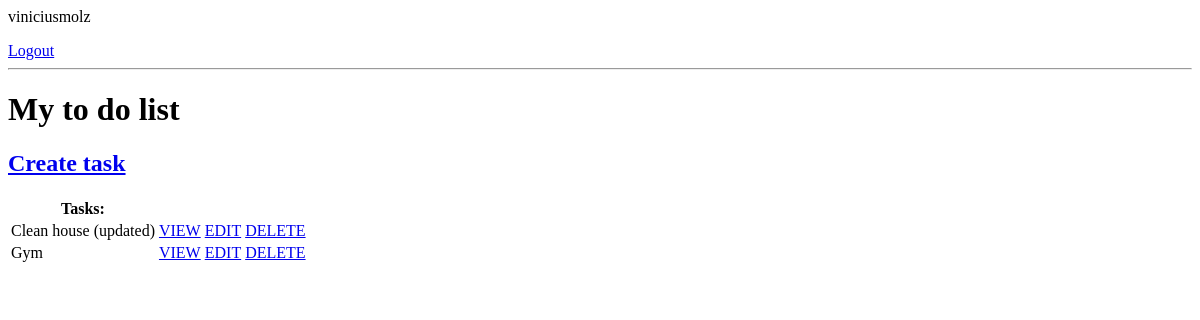
The app's page / (signed in), older data.
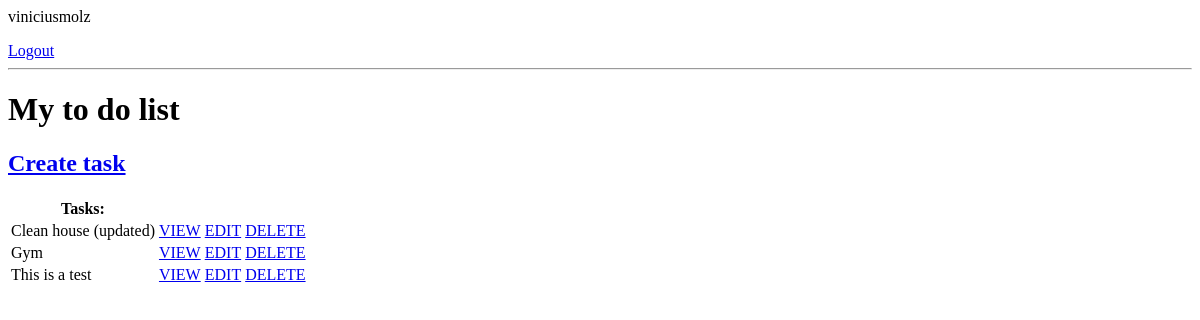
The same page, newer data.
### base/models.py (models this page shows, shortened)
class Task(models.Model):
    user = models.ForeignKey(User, on_delete=models.CASCADE, null=True, blank=True)
    title = models.CharField(max_length=200)
    description = models.TextField(null=True, blank=True)
    complete = models.BooleanField(default=False)
    created = models.DateTimeField(auto_now_add=True)
    class Meta:
        ordering = ['complete']

### base/views.py (the view)
# urls.py: path('', TaskList.as_view(), name='tasks'),
class TaskList(LoginRequiredMixin, ListView):
    model = Task
    context_object_name = 'tasks'
    def get_context_data(self, **kwargs):
        context = super().get_context_data(**kwargs)
        context['tasks'] = context['tasks'].filter(user=self.request.user)
        context['count'] = context['tasks'].filter(complete=False).count()
        context['color'] = 'red'
        return context

### base/templates/base/task_list.html
{% if request.user.is_authenticated %}
<p>{{request.user}}</p>
<a href="{% url 'logout' %}">Logout</a>
{% else %}
<a href="{% url 'login' %}">Login</a>
{% endif %}
<hr>
<h1>My to do list</h1>
<h2><a href="{% url 'create-task' %}">Create task</a></h2>
<table>
    <tr>
        <th>Tasks:</th>
        <th></th>
    </tr>
    {% for task in tasks %}
    <tr>
        <td>{{ task.title }}</td>
        <td><a href="{% url 'task' task.id %}">VIEW</a></td>
        <td><a href="{% url 'update-task' task.id %}">EDIT</a></td>
        <td><a href="{% url 'delete-task' task.id %}">DELETE</a></td>
    </tr>
    {% empty %}
    <h3>No items in list</h3>
    {% endfor %}
</table>

Row changes from the older to the newer data that the page shows:
added Task: title "This is a test"
